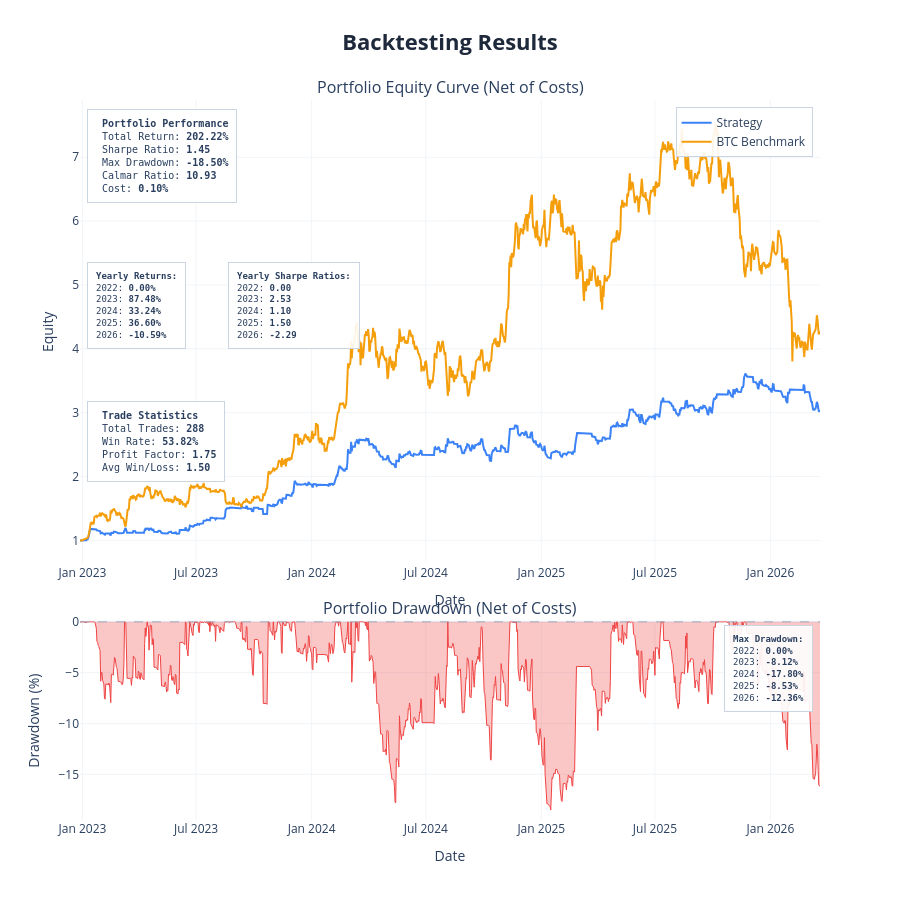
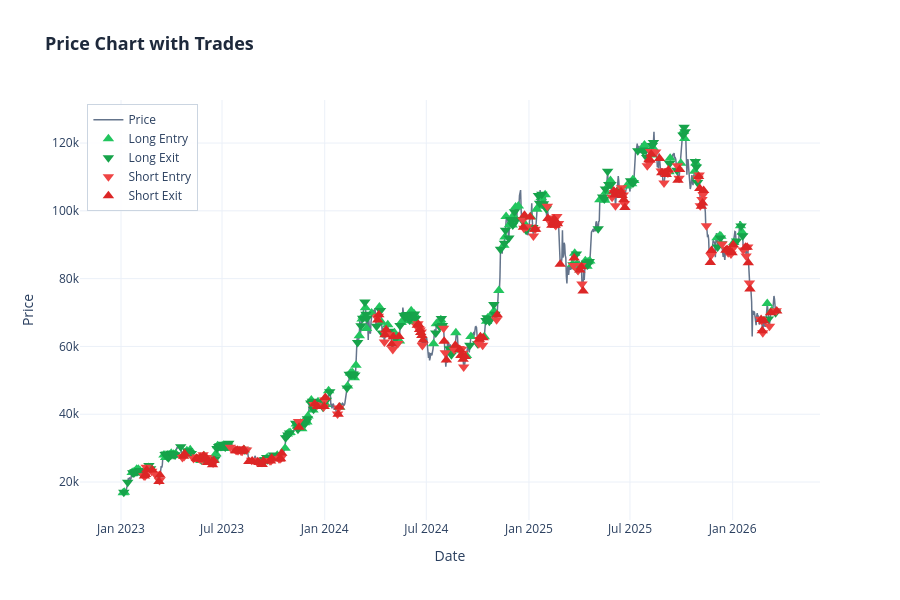

The code cell stored with these charts, in order, in its notebook:
### Markdown cell above
---
## Backtest

| Parameter | Options | Default |
|---|---|---|
| `cost` | Cost per trade as decimal — `0.001` = 0.1% | `0.0` |
| `show_plot` | `True` / `False` | `True` |
| `save_html` | Filename string or `None` | `None` |
| `show_trades` | Overlay entry/exit markers on price chart | `False` |
| `benchmark_data` | DataFrame with `Close` column for buy & hold comparison | same asset |

### Code cell
results = backtest(
    data           = strategy_df,
    cost           = 0.001,
    show_plot      = True,
    save_html      = "moneyin",
    show_trades    = True,
    benchmark_data = None
)

print(f"Return        {results['total_return']*100:>8.2f}%")
print(f"Sharpe        {results['sharpe_ratio']:>8.2f}")
print(f"Max Drawdown  {results['max_drawdown']*100:>8.2f}%")
print(f"Profit Factor {results['profit_factor']:>8.2f}")
print(f"Win Rate      {results['win_rate']*100:>8.2f}%")
print(f"# Trades      {results['num_trades']:>8}")
